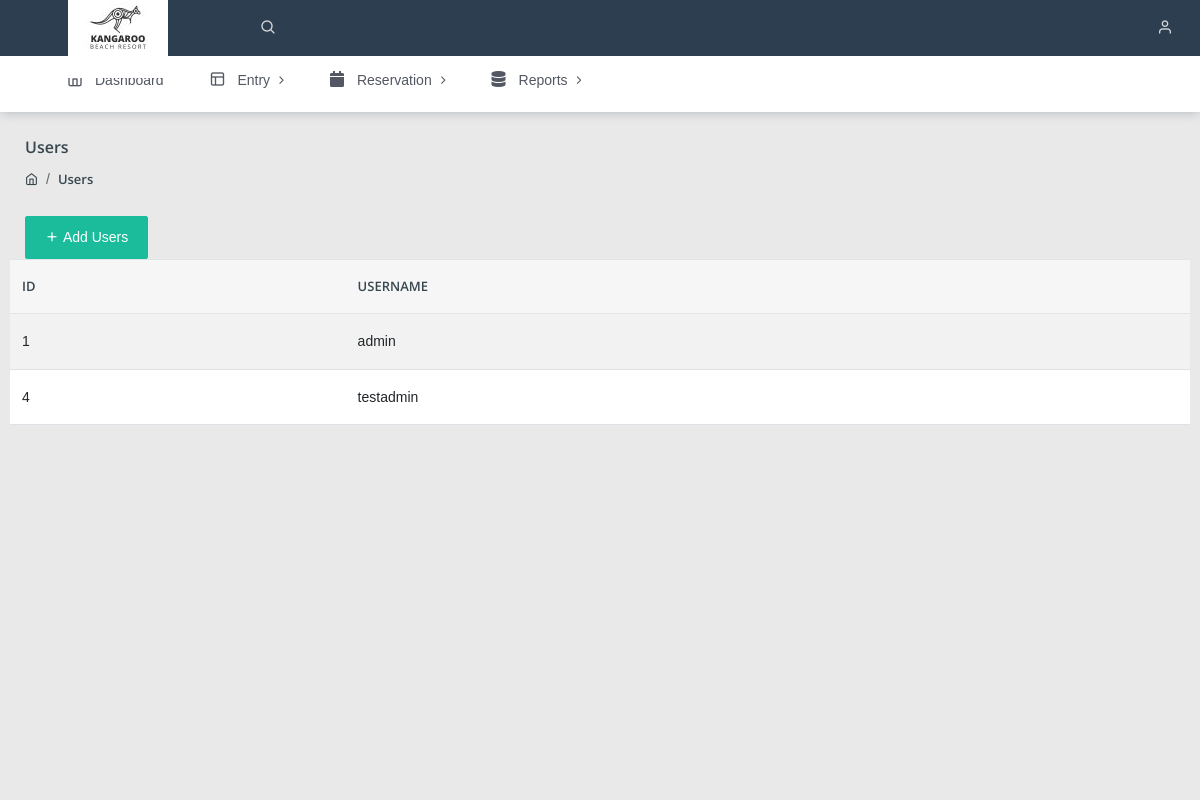
The page /admin/users.php (signed in) on the database its author committed.
### tables this page shows
CREATE TABLE IF NOT EXISTS `users` (
  `id` bigint NOT NULL AUTO_INCREMENT,
  `username` varchar(255) NOT NULL,
  `password` varchar(255) NOT NULL,
  `role` tinyint NOT NULL DEFAULT '0',
  `active` tinyint NOT NULL DEFAULT '1',
  PRIMARY KEY (`id`)
);

### admin/users.php (the view, shortened to what this page needs)
<?php include('../include/session.php'); ?>
<!DOCTYPE html>
<html lang="en">
<head>
    <link rel="stylesheet" href="https://cdnjs.cloudflare.com/ajax/libs/twitter-bootstrap/5.3.0/css/bootstrap.min.css">
    <link rel="stylesheet" href="https://cdn.datatables.net/2.0.5/css/dataTables.bootstrap5.css">
    <link rel="stylesheet" href="../assets/css/style.css">
</head>
<body class="">
	<?php include('../include/navbar.php') ?>
	<?php include('../include/header.php') ?>
<div class="pcoded-main-container">
    <div class="pcoded-content">
        <div class="page-header">
            <div class="page-block">
                <div class="row align-items-center">
                    <div class="col-md-12">
                        <div class="page-header-title">
                            <h5 class="m-b-10">Users</h5>
                        </div>
                        <ul class="breadcrumb">
                            <li class="breadcrumb-item"><a href="/"><i class="feather icon-home"></i></a></li>
                            <li class="breadcrumb-item"><a href="amenities.php">Users</a></li>
                        </ul>
                    </div>
                </div>
            </div>
        </div>
        <div class="row">
            <div class="col-md-4">
                <button type="button" class="btn  btn-primary" data-toggle="modal" data-target="#exampleModalCenter"><i class="feather icon-plus"></i> Add Users</button>
            </div>
            <table id="example" class="table table-striped" style="width:100%">
                <thead>
                    <tr>
                        <th style="text-align: left">Id</th>
                        <th>Username</th>
                    </tr>
                </thead>
                <tbody>
                    <?php $query = mysqli_query($con, "SELECT * FROM users WHERE users.active = 1 AND role = 1");
                    while($row= mysqli_fetch_array($query)){
                    ?>
                    <tr>
                        <td style="text-align: left"><?php echo $row['id']; ?></td>
                        <td><?php echo $row['username']; ?></td>
                    </tr>
                    <?php } ?>
                </tbody>
            </table>
        </div>
    </div>
</div>
</body>
</html>

### rows shown on the page
users: id "1", username "admin"
users: id "4", username "testadmin"
